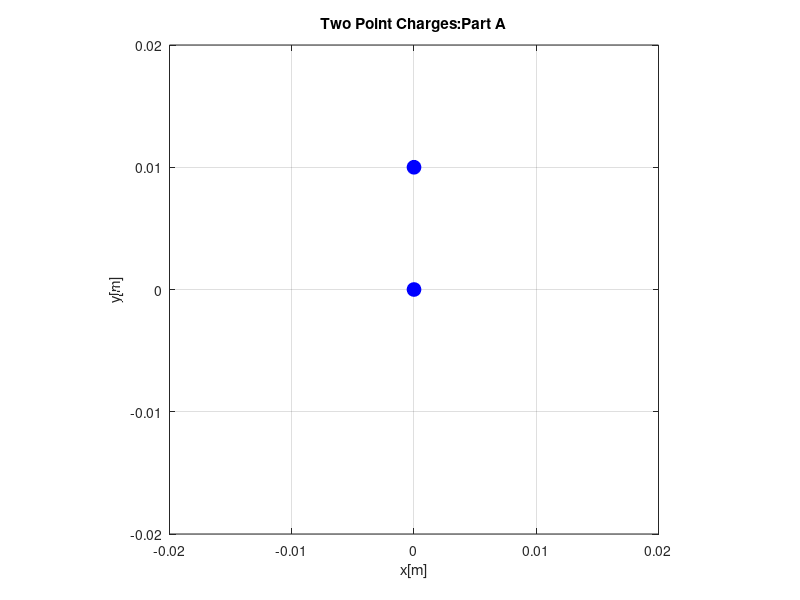
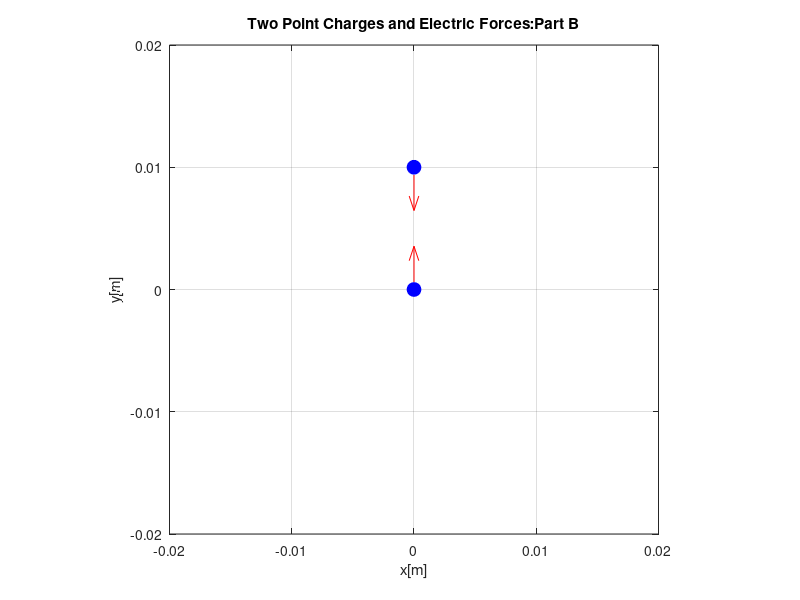
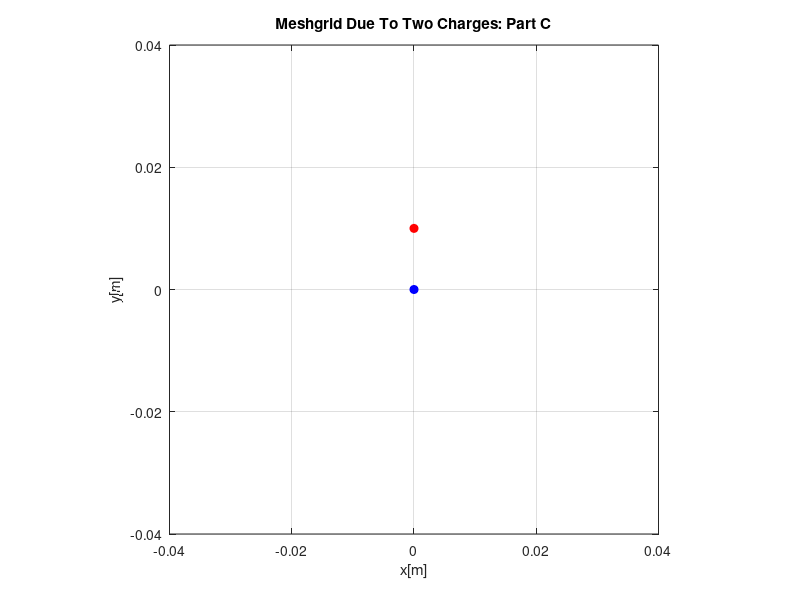
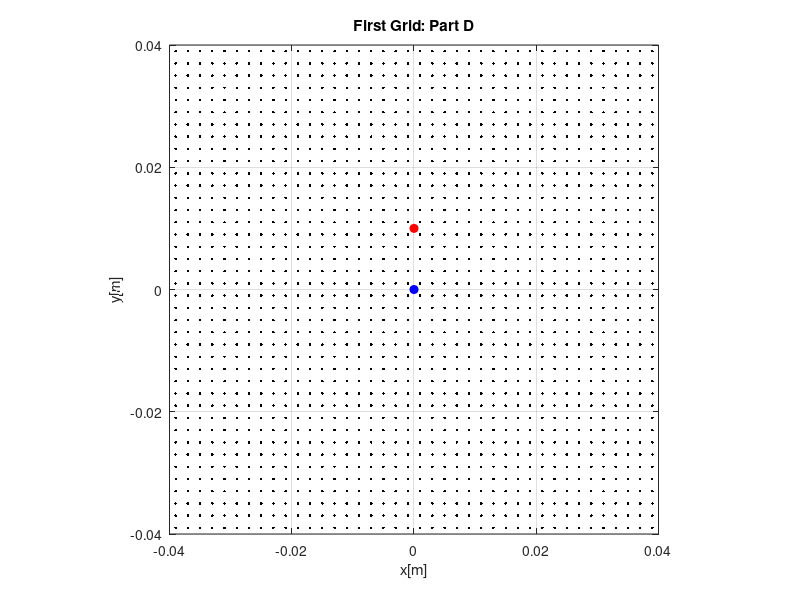

The MATLAB script that drew these images, in order:
clear all;
close all;
%part A
xcoords = [0 0]; %x-coordinates of charge Q1 and Q2 in m
ycoords = [0 0.01]; %y-coordinates of charge Q1 amd Q2 in m

figure; %new figure
plot(xcoords, ycoords, 'bo', 'MarkerSize', 10, 'MarkerFaceColor', 'b');
xlabel('x[m]');
ylabel('y[m]');
title('Two Point Charges:Part A');
xlim([-0.02 0.02]);
ylim([-0.02 0.02]);
axis equal; grid on;

%part B

figure; %new figure
xcoords = [0 0]; %x-coordinates of charge Q1 and Q2 in m
ycoords = [0 0.01]; %y-coordinates of charge Q1 amd Q2 in m

plot(xcoords, ycoords, 'bo', 'MarkerSize', 10, 'MarkerFaceColor', 'b');
xlabel('x[m]');
ylabel('y[m]');
title('Two Point Charges and Electric Forces:Part B');
xlim([-0.02 0.02]);
ylim([-0.02 0.02]);
axis equal; grid on;

Q1 = 1e-9; % Q1 = 1 nC
Q2 = -1e-9; % Q2 = -1 nC
EPS0 = 8.8542 * 10^(-12);

%Calculate force on charge 2 by charge 1
r12 = [xcoords(2)-xcoords(1) ycoords(2) - ycoords(1)];
r12abs = sqrt(r12(1)^2 + r12(2)^2);
r12unit = r12/r12abs;
F12 = (1/(4*pi*EPS0))*(Q1*Q2/(r12abs^2)*r12unit);

%Calculate force on charge 1 by charge 2
r21 = [xcoords(1)-xcoords(2) ycoords(1) - ycoords(2)];
r21abs = sqrt(r21(1)^2 + r21(2)^2);
r21unit = r21/r21abs;
F21 = (1/(4*pi*EPS0))*(Q1*Q2/(r21abs^2)*r21unit);

hold on;

Fx = [F21(1) F12(1)];
Fy = [F21(2) F12(2)];
quiver(xcoords, ycoords, Fx, Fy, 0.5, 'r');
hold off;

disp(['Q2 due to Q1:  Fx = ' num2str(F12(1),'%.6e') ' N,  Fy = ' num2str(F12(2),'%.6e') ' N']);
disp(['Q1 due to Q2:  Fx = ' num2str(F21(1),'%.6e') ' N,  Fy = ' num2str(F21(2),'%.6e') ' N']);

%part C

figure;
xcoords = [0 0]; %x-coordinates of charge Q1 and Q2 in m
ycoords = [0 0.01]; %y-coordinates of charge Q1 amd Q2 in m
v = -.039:.002:.04;  % define x-y grid of points for E-field calculation
[x,y] = meshgrid (v);

plot(x, y, 'k.', 'MarkerSize', 6);
plot(xcoords(1), ycoords(1), 'bo', 'MarkerSize', 6, 'MarkerFaceColor','b'); hold on;
plot(xcoords(2), ycoords(2), 'ro', 'MarkerSize', 6, 'MarkerFaceColor','r');
xlabel('x[m]');
ylabel('y[m]');
title('Meshgrid Due To Two Charges: Part C');
axis equal; grid on;
xlim([-0.04 0.04]); ylim([-0.04 0.04]);
hold off;

%part D

figure;
Q1 = 1e-9; % Q1 = 1 nC
Q2 = -1e-9; % Q2 = -1 nC
EPS0 = 8.8542 * 10^(-12);
xcoords = [0 0]; %x-coordinates of charge Q1 and Q2 in m
ycoords = [0 0.01]; %y-coordinates of charge Q1 amd Q2 in m
v = -.039:.002:.04;  % define x-y grid of points for E-field calculation
[x,y] = meshgrid (v);

plot(x, y, 'k.', 'MarkerSize', 6); hold on;   % grid
plot(xcoords(1), ycoords(1), 'bo', 'MarkerSize', 6, 'MarkerFaceColor','b');
plot(xcoords(2), ycoords(2), 'ro', 'MarkerSize', 6, 'MarkerFaceColor','r');
xlabel('x[m]'); ylabel('y[m]');
title('First Grid: Part D');
axis equal; grid on;
xlim([-0.04 0.04]); ylim([-0.04 0.04]);
hold off;

[M,N] = size(x);
for i = 1:M %go through all y grid points
    for j = 1:N %go through all x grid points
         % Vector from Q1 to grid point
        r1 = [x(i,j)-xcoords(1), y(i,j)-ycoords(1)];
        r1abs = sqrt(r1(1)^2 + r1(2)^2);
        r1hat = r1 ./ r1abs;
        E1 = Q1/(4*pi*EPS0) * r1hat / r1abs^2;

        % Vector from Q2 to grid point
        r2 = [x(i,j)-xcoords(2), y(i,j)-ycoords(2)];
        r2abs = sqrt(r2(1)^2 + r2(2)^2);
        r2hat = r2 ./ r2abs;
        E2 = Q2/(4*pi*EPS0) * r2hat / r2abs^2;

        % Superposition: total E = E1 + E2
        E = E1 + E2;
        Ex(i,j) = E(1);
        Ey(i,j) = E(2);
    end
end

figure;
plot(xcoords(1), ycoords(1), 'bo', 'MarkerSize', 6, 'MarkerFaceColor','b'); hold on;
plot(xcoords(2), ycoords(2), 'ro', 'MarkerSize', 6, 'MarkerFaceColor','r');
xlabel('x[m]');
ylabel('y[m]');
quiver(x,y,Ex,Ey,10,'m');
title('Electric Field Due To Two Charges: Part D');
axis equal; grid on;
hold off;